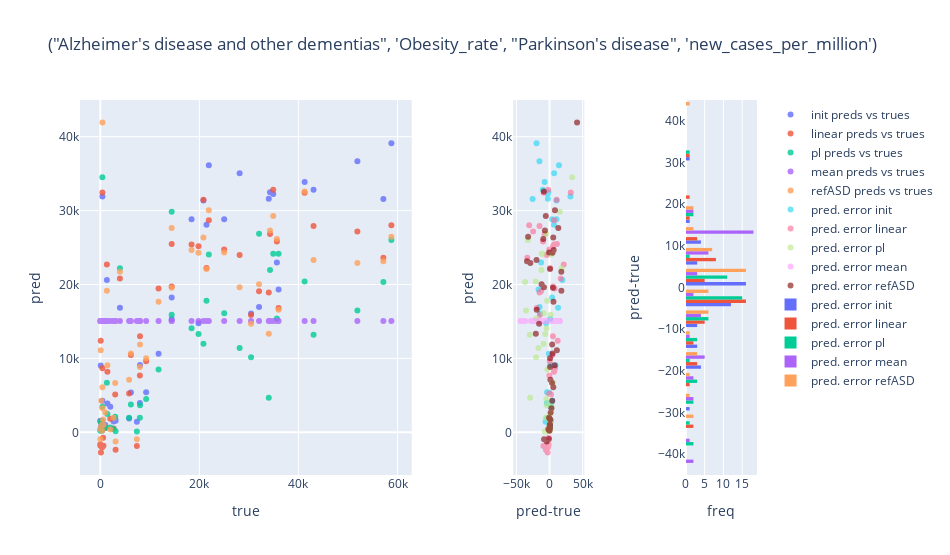

Write notebook code for a chart like this one.
### Markdown cell above
# Plotting

### Code cell
asd.predictability_plot(refined_datas_dict,
                        list(refined_datas_dict.keys())[1],
                        refined_plot=True,
                        initial_datas_dict=datas_dict,
                        plot_along=["init",
                                    "linear",
                                    "pl",
                                    "mean"
                                    ]
                        )
